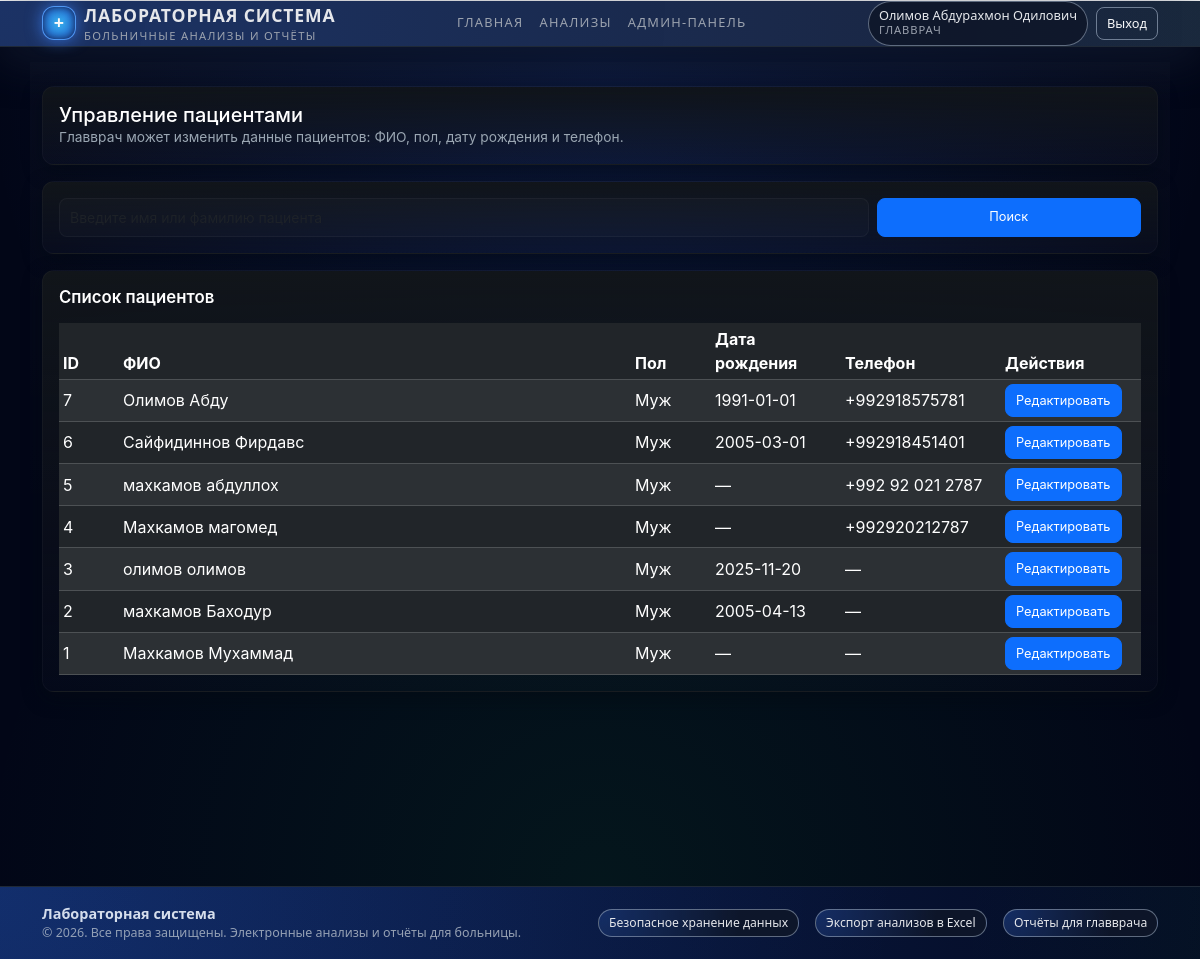
The app's page /pages/admin/admin_patients.php (signed in), older data.
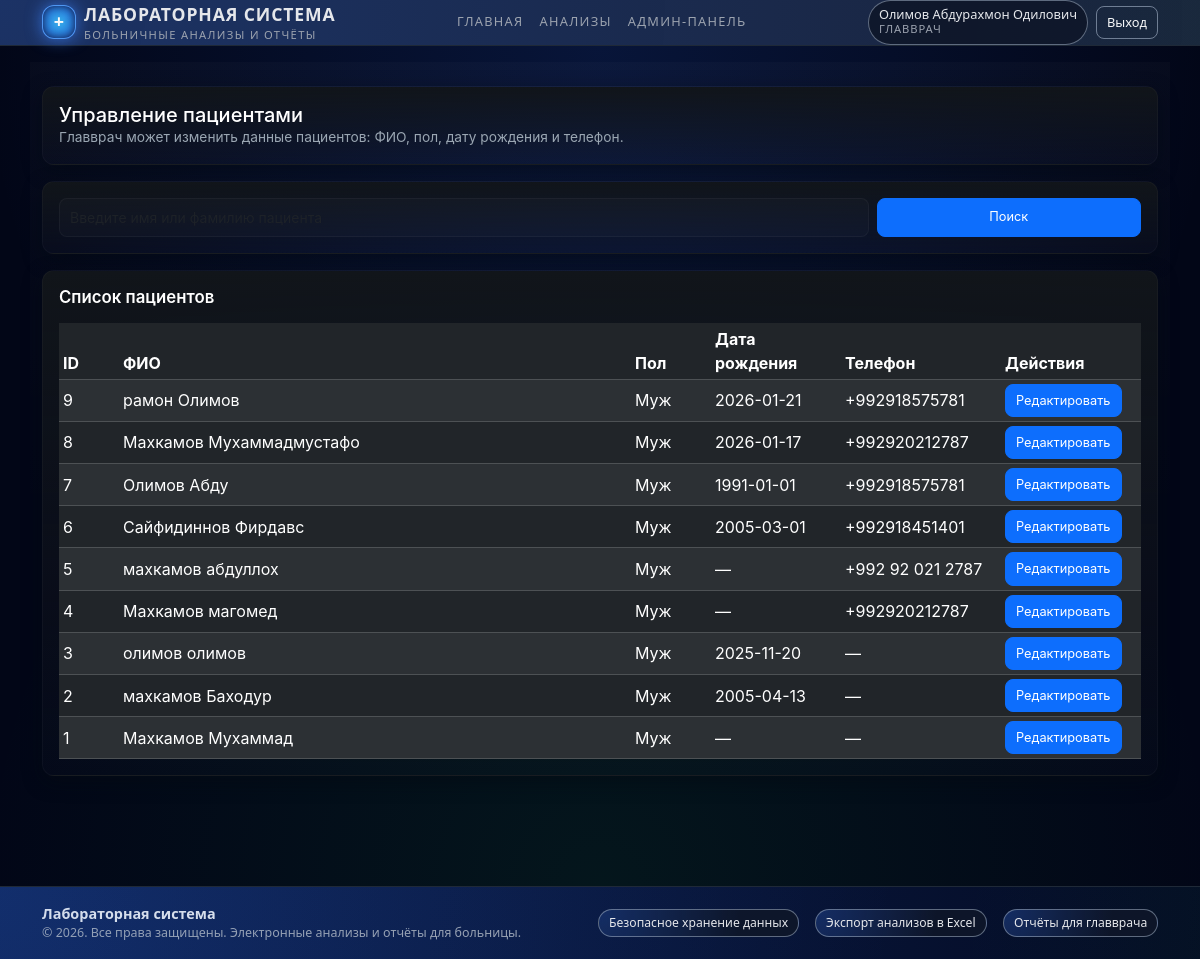
The same page, newer data.
### tables this page shows
CREATE TABLE `patients` (
  `id` int(11) NOT NULL,
  `first_name` varchar(100) NOT NULL,
  `last_name` varchar(100) NOT NULL,
  `sex` enum('M','F') NOT NULL,
  `phones` varchar(100) DEFAULT NULL,
  `birth_date` date DEFAULT NULL,
  `age` int(11) DEFAULT NULL,
  `card_number` varchar(50) DEFAULT NULL,
  `created_at` datetime NOT NULL DEFAULT current_timestamp()
);

### pages/admin/admin_patients.php (the view, shortened to what this page needs)
<?php
require_once __DIR__ . '/../../includes/functions.php';
require_once __DIR__ . '/../../includes/header.php';
$q = trim($_GET['q'] ?? '');
if ($q !== '') {
    $stmt = $pdo->prepare("
        SELECT id, first_name, last_name, sex, birth_date, phones
        FROM patients
        WHERE first_name LIKE :q OR last_name LIKE :q
        ORDER BY last_name, first_name
        LIMIT 100
    ");
    $stmt->execute([':q' => '%' . $q . '%']);
} else {
    $stmt = $pdo->query("
        SELECT id, first_name, last_name, sex, birth_date, phones
        FROM patients
        ORDER BY id DESC
        LIMIT 100
    ");
}
$patients = $stmt->fetchAll();
?>
<link rel="stylesheet" href="/lab-system/public/css/ba.css">
<div class="container py-4 ba-page">
    <div class="panel p-3 mb-3">
        <h1 class="h5 mb-0">Управление пациентами</h1>
        <p class="text-muted-soft small mb-0">
            Главврач может изменить данные пациентов: ФИО, пол, дату рождения и телефон.
        </p>
    </div>
    <div class="panel p-3 mb-3">
        <form method="get" action="/lab-system/index.php" class="row g-2">
            <div class="col-12 col-md-9">
                <input
                    type="text"
                    name="q"
                    class="form-control form-control-sm"
                    placeholder="Введите имя или фамилию пациента"
                    value="<?php echo htmlspecialchars($q); ?>"
                >
            </div>
            <div class="col-12 col-md-3 d-grid">
                <button type="submit" class="btn btn-primary btn-sm">
                    Поиск
                </button>
            </div>
        </form>
    </div>
    <div class="panel p-3">
        <h2 class="ba-section-title mb-3">Список пациентов</h2>
        <div class="table-responsive">
            <table class="table table-sm table-dark table-striped align-middle mb-0">
                <thead>
                    <tr>
                        <th style="width: 60px;">ID</th>
                        <th>ФИО</th>
                        <th style="width: 80px;">Пол</th>
                        <th style="width: 130px;">Дата рождения</th>
                        <th style="width: 160px;">Телефон</th>
                        <th style="width: 140px;">Действия</th>
                    </tr>
                </thead>
                <tbody>
                    <?php if ($patients): ?>
                        <?php foreach ($patients as $p): ?>
                            <?php
                                $sexLabel = ($p['sex'] === 'M') ? 'Муж' : (($p['sex'] === 'F') ? 'Жен' : '');
                            ?>
                            <tr>
                                <td><?php echo (int)$p['id']; ?></td>
                                <td><?php echo htmlspecialchars(trim($p['last_name'] . ' ' . $p['first_name'])); ?></td>
                                <td><?php echo htmlspecialchars($sexLabel); ?></td>
                                <td>
                                    <?php echo $p['birth_date'] ? htmlspecialchars($p['birth_date']) : '—'; ?>
                                </td>
                                <td>
                                    <?php echo $p['phones'] ? htmlspecialchars($p['phones']) : '—'; ?>
                                </td>
                                <td>
                                    <a
                                        href="/lab-system/index.php?page=admin_patients&edit_id=<?php echo (int)$p['id']; ?>"
                                        class="btn btn-sm btn-primary"
                                    >
                                        Редактировать
                                    </a>
                                </td>
                            </tr>
                        <?php endforeach; ?>
                    <?php endif; ?>
                </tbody>
            </table>
        </div>
    </div>
</div>
<?php
require_once __DIR__ . '/../../includes/footer.php';

Row changes from the older to the newer data that the page shows:
added patients: id "9", last_name+first_name "рамон Олимов", sex "Муж", birth_date "2026-01-21", phones "+992918575781"
added patients: id "8", last_name+first_name "Махкамов Мухаммадмустафо", sex "Муж", birth_date "2026-01-17", phones "+992920212787"
